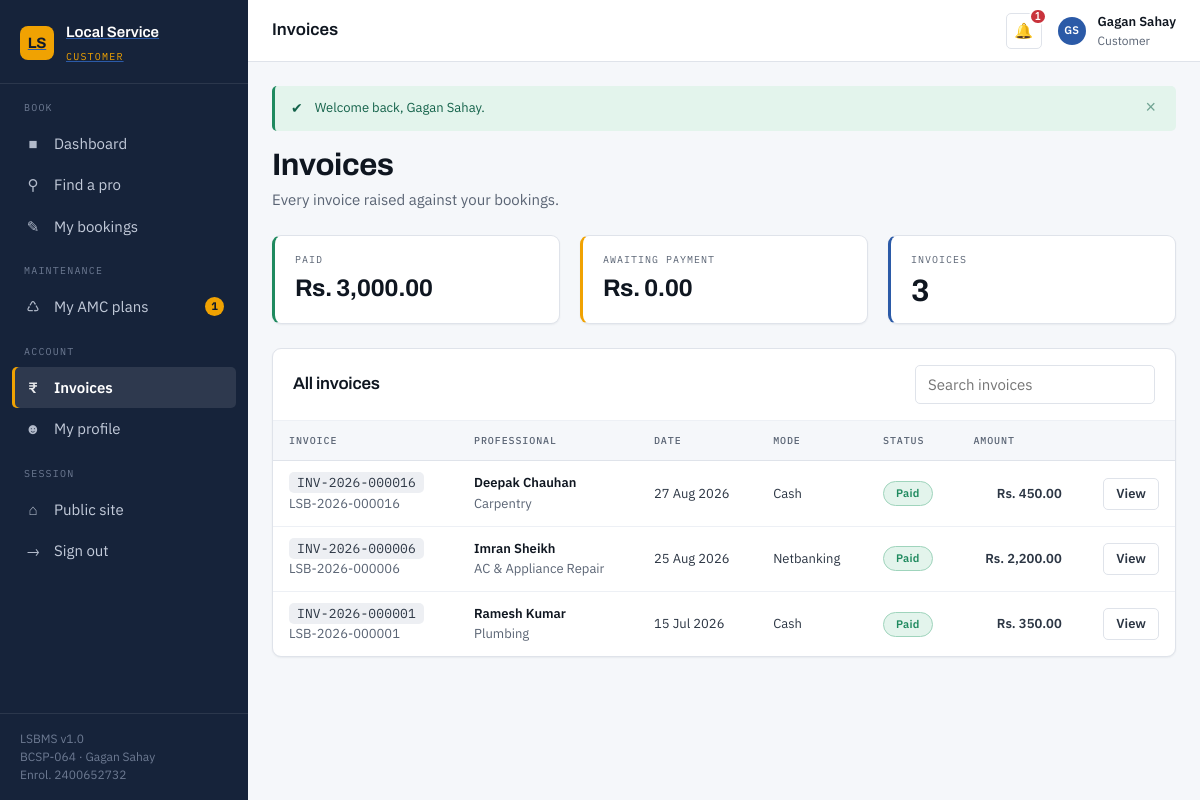
The page /customer/invoices.php (signed in) on the database its author committed.
### tables this page shows
CREATE TABLE bookings (
    booking_id          INT UNSIGNED NOT NULL AUTO_INCREMENT,
    booking_code        VARCHAR(20)  NOT NULL,
    user_id             INT UNSIGNED NOT NULL COMMENT 'The customer raising the request',
    provider_id         INT UNSIGNED NOT NULL,
    service_id          INT UNSIGNED     NULL COMMENT 'NULL when booked directly against a provider',
    booking_date        DATE         NOT NULL,
    booking_time        TIME         NOT NULL,
    duration_minutes    SMALLINT UNSIGNED NOT NULL DEFAULT 60,
    service_address     VARCHAR(255) NOT NULL,
    city                VARCHAR(60)      NULL,
    pincode             VARCHAR(6)       NULL,
    problem_description TEXT             NULL,
    status              ENUM('pending','confirmed','in_progress','completed','cancelled','rejected')
                        NOT NULL DEFAULT 'pending',
    estimated_cost      DECIMAL(10,2) NOT NULL DEFAULT 0.00,
    final_cost          DECIMAL(10,2)     NULL,
    cancellation_reason VARCHAR(255)      NULL,
    is_maintenance      TINYINT(1)   NOT NULL DEFAULT 0 COMMENT '1 = auto-raised by an AMC contract',
    created_at          DATETIME     NOT NULL DEFAULT CURRENT_TIMESTAMP,
    updated_at          DATETIME     NOT NULL DEFAULT CURRENT_TIMESTAMP ON UPDATE CURRENT_TIMESTAMP,

    PRIMARY KEY (booking_id),
    UNIQUE  KEY uq_bookings_code (booking_code),
    KEY idx_bookings_user     (user_id),
    KEY idx_bookings_provider (provider_id),
    KEY idx_bookings_service  (service_id),
    KEY idx_bookings_status   (status),
    KEY idx_bookings_date     (booking_date),
     
     
    KEY idx_bookings_slot     (provider_id, booking_date, booking_time),

    CONSTRAINT fk_bookings_user
        FOREIGN KEY (user_id)     REFERENCES users (user_id)
        ON DELETE CASCADE  ON UPDATE CASCADE,
    CONSTRAINT fk_bookings_provider
        FOREIGN KEY (provider_id) REFERENCES providers (provider_id)
        ON DELETE CASCADE  ON UPDATE CASCADE,
    CONSTRAINT fk_bookings_service
        FOREIGN KEY (service_id)  REFERENCES services (service_id)
        ON DELETE SET NULL ON UPDATE CASCADE
);

CREATE TABLE payments (
    payment_id      INT UNSIGNED NOT NULL AUTO_INCREMENT,
    booking_id      INT UNSIGNED NOT NULL,
    invoice_no      VARCHAR(24)  NOT NULL,
    amount          DECIMAL(10,2) NOT NULL,
    payment_mode    ENUM('cash','upi','card','netbanking') NOT NULL DEFAULT 'cash',
    payment_status  ENUM('pending','paid','refunded')      NOT NULL DEFAULT 'pending',
    transaction_ref VARCHAR(60)      NULL COMMENT 'Simulated reference; no live gateway',
    paid_at         DATETIME         NULL,
    created_at      DATETIME     NOT NULL DEFAULT CURRENT_TIMESTAMP,

    PRIMARY KEY (payment_id),
    UNIQUE  KEY uq_payments_invoice (invoice_no),
    UNIQUE  KEY uq_payments_booking (booking_id),
    KEY idx_payments_status (payment_status),

    CONSTRAINT fk_payments_booking
        FOREIGN KEY (booking_id) REFERENCES bookings (booking_id)
        ON DELETE CASCADE ON UPDATE CASCADE
);

CREATE TABLE users (
    user_id        INT UNSIGNED  NOT NULL AUTO_INCREMENT,
    full_name      VARCHAR(100)  NOT NULL,
    email          VARCHAR(150)  NOT NULL,
    password_hash  VARCHAR(255)  NOT NULL  COMMENT 'bcrypt output of password_hash(); never plaintext',
    phone          VARCHAR(15)   NOT NULL,
    address        VARCHAR(255)      NULL,
    city           VARCHAR(60)       NULL,
    pincode        VARCHAR(6)        NULL,
    profile_photo  VARCHAR(255)      NULL  COMMENT 'Relative path under assets/uploads/',
    role           ENUM('customer','provider','admin') NOT NULL DEFAULT 'customer',
    status         ENUM('active','suspended')          NOT NULL DEFAULT 'active',
    created_at     DATETIME      NOT NULL DEFAULT CURRENT_TIMESTAMP,
    updated_at     DATETIME      NOT NULL DEFAULT CURRENT_TIMESTAMP ON UPDATE CURRENT_TIMESTAMP,

    PRIMARY KEY (user_id),
    UNIQUE  KEY uq_users_email (email),
    KEY     idx_users_role     (role),
    KEY     idx_users_city     (city)
);

CREATE TABLE categories (
    category_id    INT UNSIGNED  NOT NULL AUTO_INCREMENT,
    category_name  VARCHAR(80)   NOT NULL,
    description    VARCHAR(255)      NULL,
    icon           VARCHAR(40)       NULL  COMMENT 'Emoji / icon shown on the landing page',
    is_active      TINYINT(1)    NOT NULL DEFAULT 1,
    created_at     DATETIME      NOT NULL DEFAULT CURRENT_TIMESTAMP,

    PRIMARY KEY (category_id),
    UNIQUE  KEY uq_categories_name (category_name)
);

### customer/invoices.php (the view, shortened to what this page needs)
<?php
$pdo    = db();
$userId = current_user_id();
    ?>
    <?php
$stmt = $pdo->prepare(
    "SELECT b.booking_id, b.booking_code, b.booking_date, b.status AS booking_status,
            pay.invoice_no, pay.amount, pay.payment_mode, pay.payment_status, pay.paid_at,
            u.full_name AS provider_name, c.category_name
       FROM bookings   b
       JOIN providers  p ON p.provider_id = b.provider_id
       JOIN users      u ON u.user_id     = p.user_id
       JOIN categories c ON c.category_id = p.category_id
       JOIN payments pay ON pay.booking_id = b.booking_id
      WHERE b.user_id = :uid
      ORDER BY b.booking_date DESC"
);
$stmt->execute([':uid' => $userId]);
$invoices = $stmt->fetchAll();
$totalPaid    = 0.0;
$totalPending = 0.0;
foreach ($invoices as $i) {
    if ($i['payment_status'] === 'paid') {
        $totalPaid += (float) $i['amount'];
    } elseif ($i['payment_status'] === 'pending') {
        $totalPending += (float) $i['amount'];
    }
}
include __DIR__ . '/../includes/header.php';
?>
<div class="grid grid--3" style="margin-bottom:var(--sp-6)">
    <div class="stat stat--success">
        <div class="stat__label">Paid</div>
        <div class="stat__value" style="font-size:var(--text-xl)"><?= e(money($totalPaid)) ?></div>
    </div>
    <div class="stat stat--accent">
        <div class="stat__label">Awaiting payment</div>
        <div class="stat__value" style="font-size:var(--text-xl)"><?= e(money($totalPending)) ?></div>
    </div>
    <div class="stat stat--blue">
        <div class="stat__label">Invoices</div>
        <div class="stat__value"><?= count($invoices) ?></div>
    </div>
</div>
<?php if (!$invoices): ?>
    <div class="card">
        <div class="empty">
            <div class="empty__icon" aria-hidden="true">&#128179;</div>
            <h3>No invoices yet</h3>
            <p>An invoice is raised as soon as you book, and settled once the job is complete.</p>
            <a class="btn btn--accent" href="search.php">Book a service</a>
        </div>
    </div>
<?php else: ?>
    <div class="card">
        <div class="card__head">
            <h3>All invoices</h3>
            <input class="input" type="search" style="max-width:240px"
                   data-filter-table="invoiceTable" placeholder="Search invoices">
        </div>
        <div class="card__body card__body--flush">
            <div class="table-wrap">
                <table class="table" id="invoiceTable">
                    <thead>
                        <tr>
                            <th>Invoice</th><th>Professional</th><th>Date</th>
                            <th>Mode</th><th>Status</th><th class="text-right">Amount</th><th></th>
                        </tr>
                    </thead>
                    <tbody>
                    <?php foreach ($invoices as $i): ?>
                        <tr>
                            <td>
                                <span class="ref"><?= e($i['invoice_no']) ?></span><br>
                                <span class="text-small text-muted"><?= e($i['booking_code']) ?></span>
                            </td>
                            <td>
                                <span class="table__primary"><?= e($i['provider_name']) ?></span><br>
                                <span class="text-small text-muted"><?= e($i['category_name']) ?></span>
                            </td>
                            <td><?= e(show_date($i['booking_date'])) ?></td>
                            <td><?= e(ucfirst($i['payment_mode'])) ?></td>
                            <td><?= status_badge($i['payment_status']) ?></td>
                            <td class="text-right table__primary"><?= e(money($i['amount'])) ?></td>
                            <td class="text-right">
                                <div class="table__actions">
                                    <a class="btn btn--outline btn--sm"
                                       href="invoices.php?booking=<?= (int) $i['booking_id'] ?>">View</a>
                                </div>
                            </td>
                        </tr>
                    <?php endforeach; ?>
                    </tbody>
                </table>
            </div>
        </div>
    </div>
<?php endif; ?>
<?php include __DIR__ . '/../includes/footer.php'; ?>

### includes/functions.php (shortened to what this page needs)
<?php
function e($value): string
{
    return htmlspecialchars((string) ($value ?? ''), ENT_QUOTES | ENT_SUBSTITUTE, 'UTF-8');
}
function render_flashes(): string
{
    $icons = ['success' => '&#10004;', 'error' => '&#10006;', 'warning' => '&#9888;', 'info' => '&#8505;'];
    $html  = '';
    foreach ($_SESSION['flash'] as $f) {
        $type  = in_array($f['type'], ['success', 'error', 'warning', 'info'], true) ? $f['type'] : 'info';
        $html .= '<div class="alert alert--' . $type . '" role="alert">'
               . '<span class="alert__icon">' . ($icons[$type] ?? '') . '</span>'
               . '<span class="alert__text">' . e($f['message']) . '</span>'
               . '<button type="button" class="alert__close" aria-label="Dismiss">&times;</button>'
               . '</div>';
    }
    return $html;
}
function money($amount): string
{
    return CURRENCY . ' ' . number_format((float) $amount, 2);
}
function show_date(?string $date): string
{
    return $date ? date(DATE_FORMAT, strtotime($date)) : '--';
}
function status_badge(string $status): string
{
    $labels = [
        'pending'     => 'Pending',
        'confirmed'   => 'Confirmed',
        'in_progress' => 'In Progress',
        'completed'   => 'Completed',
        'cancelled'   => 'Cancelled',
        'rejected'    => 'Rejected',
        'active'      => 'Active',
        'suspended'   => 'Suspended',
        'verified'    => 'Verified',
        'expired'     => 'Expired',
        'scheduled'   => 'Scheduled',
        'due'         => 'Due',
        'missed'      => 'Missed',
        'paid'        => 'Paid',
        'refunded'    => 'Refunded',
    ];
    $label = $labels[$status] ?? ucfirst(str_replace('_', ' ', $status));
    return '<span class="badge badge--' . e($status) . '">' . e($label) . '</span>';
}

### rows shown on the page
bookings: payments.invoice_no "INV-2026-000016", booking_code "LSB-2026-000016", users.full_name "Deepak Chauhan", categories.category_name "Carpentry", booking_date "27 Aug 2026", payments.payment_mode "Cash", payments.payment_status "Paid", payments.amount "Rs. 450.00"
bookings: payments.invoice_no "INV-2026-000006", booking_code "LSB-2026-000006", users.full_name "Imran Sheikh", categories.category_name "AC & Appliance Repair", booking_date "25 Aug 2026", payments.payment_mode "Netbanking", payments.payment_status "Paid", payments.amount "Rs. 2,200.00"
bookings: payments.invoice_no "INV-2026-000001", booking_code "LSB-2026-000001", users.full_name "Ramesh Kumar", categories.category_name "Plumbing", booking_date "15 Jul 2026", payments.payment_mode "Cash", payments.payment_status "Paid", payments.amount "Rs. 350.00"

### other values the page prints
$roleLabels[$role] "CUSTOMER"
$groupName "BOOK"
$icon "■"
$label "Dashboard"
$icon "⚲"
$label "Find a pro"
$icon "✎"
$label "My bookings"
$groupName "MAINTENANCE"
$icon "♺"
$label "My AMC plans"
$count "1"
$groupName "ACCOUNT"
$icon "₹"
$label "Invoices"
